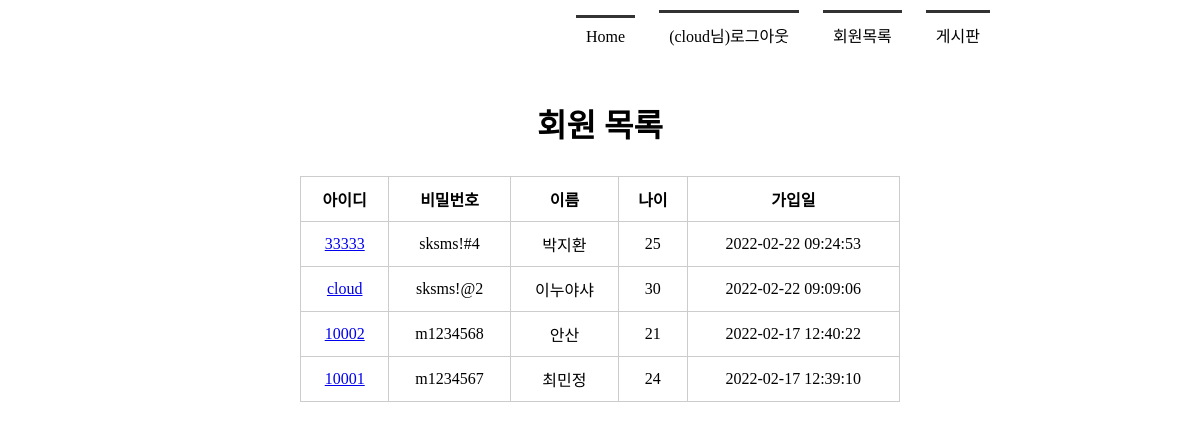
The page /memberlist/ (signed in) on the database its author committed.
### tables this page shows
CREATE TABLE member(
            mid char(5) PRIMARY KEY,
            passwd  char(8) NOT NULL,
            name    text NOT NULL,
            age integer,
            regDate timestamp date DEFAULT (datetime('now', 'localtime'))
        );

### app.py (the view)
@app.route('/memberlist/')
def memberlist():
    conn = getconn()
    cur = conn.cursor()
    sql = "SELECT * FROM member ORDER BY regDate DESC"
    cur.execute(sql)
    rs = cur.fetchall()   # 회원 전체
    conn.close()
    return render_template("memberlist.html", rs = rs)

### app.py (called while the page is built)
def getconn():
    conn = sqlite3.connect("./member.db")
    return conn

### templates/memberlist.html (shortened to what this page needs)
<!DOCTYPE html>
<html lang="en">
<head>
    <link rel ="stylesheet" href="{{ url_for('static', filename= 'style.css') }}">
</head>
<body>
     <div id="container">
         {% include 'navbar.html' %}
         <section>
             <h1>회원 목록</h1>
             <table>
                 <tr>
                     <th>아이디</th><th>비밀번호</th><th>이름</th><th>나이</th><th>가입일</th>
                 </tr>
                 {% for i in rs %}
                 <tr>
                     <td><a href="{{ url_for('member_view', id=i[0]) }}">{{ i[0] }}</a></td>
                     <td>{{ i[1] }}</td>
                     <td>{{ i[2] }}</td>
                     <td>{{ i[3] }}</td>
                     <td>{{ i[4] }}</td>
                 </tr>
                 {% endfor %}
             </table>
         </section>
     </div>
</body>
</html>

### templates/navbar.html
<header>
        <nav>
            <ul>
                {% if session %}
                    <li><a href="{{ url_for('index') }}">Home</a></li>
                    <li><a href="{{ url_for('logout') }}">({{ session['userID'] }}님)로그아웃</a></li>
                    <li><a href="{{ url_for('memberlist') }}">회원목록</a></li>
                    <li><a href="{{ url_for('boardlist') }}">게시판</a></li>
                {% else %}
                    <li><a href="{{ url_for('index') }}">Home</a></li>
                    <li><a href="{{ url_for('login') }}">로그인</a></li>
                    <li><a href="{{ url_for('register') }}">회원가입</a></li>
                    <li><a href="{{ url_for('boardlist') }}">게시판</a></li>
                {% endif %}
            </ul>
        </nav>
</header>

### static/style.css (style rules this page uses)
* { margin : 0; padding: 0; }
#container { width: 1000px; margin: 0 auto; }
header { height: 100px; }
nav ul { list-style: none; text-align: right; margin-right: 100px; }
nav ul li { display: inline-block; margin: 10px; border-top: 3px solid #333; padding: 10px; }
nav ul li a { text-decoration: none; color: #000; }
section { text-align: center; }
section h1 { font-size: 2em; margin-bottom: 30px; }
section table { width: 600px; margin: 0 auto; border-collapse: collapse; }
section table, th, td { border: 1px solid #ccc; padding: 10px }

### rows shown on the page
member: userID "cloud", mid "cloud", passwd "sksms!@2", name "이누야샤", age "30", regDate "2022-02-22 09:09:06"
member: mid "33333", passwd "sksms!#4", name "박지환", age "25", regDate "2022-02-22 09:24:53"
member: mid "10002", passwd "m1234568", name "안산", age "21", regDate "2022-02-17 12:40:22"
member: mid "10001", passwd "m1234567", name "최민정", age "24", regDate "2022-02-17 12:39:10"
